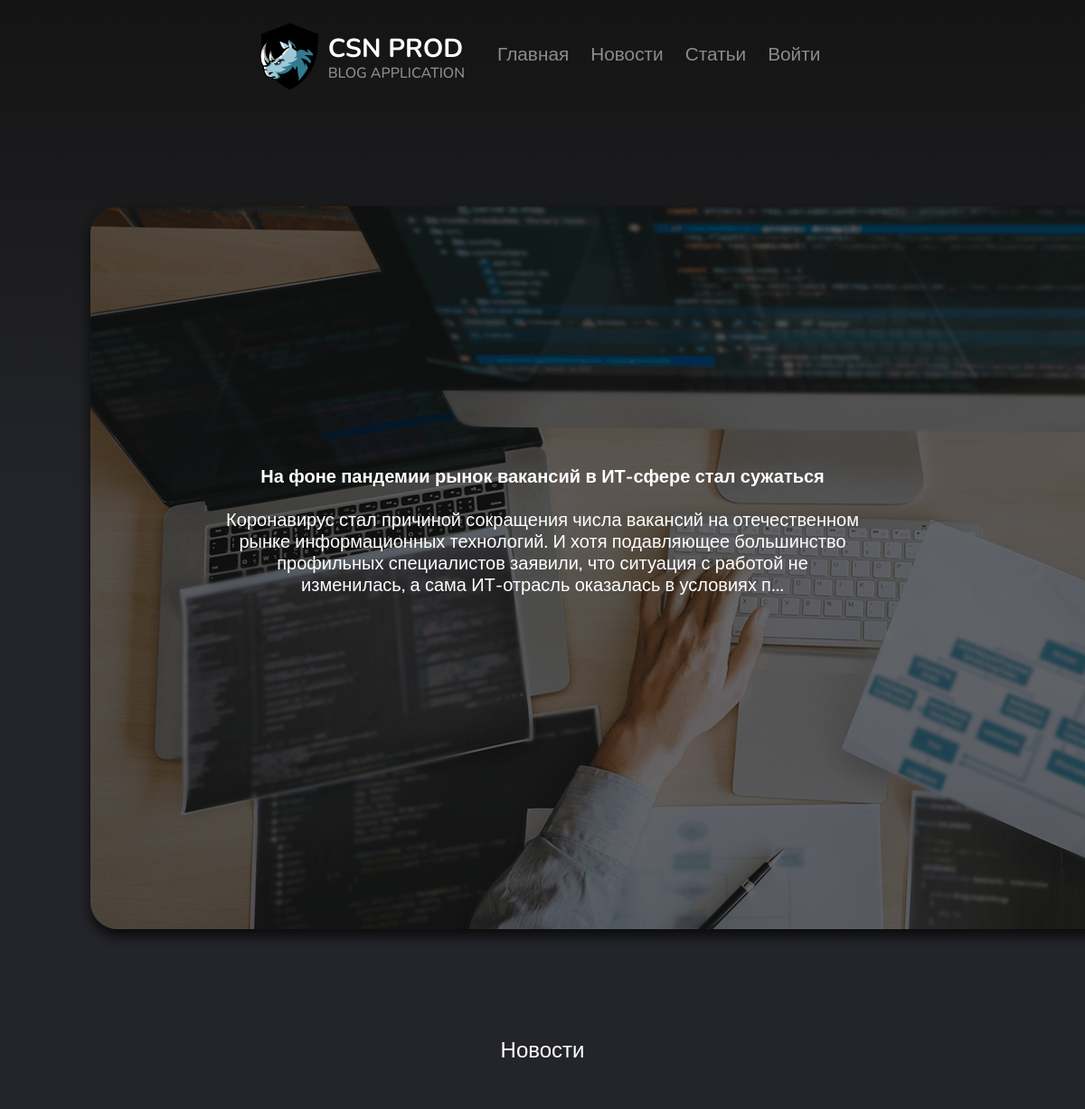
The app's page / (upper part), older data.
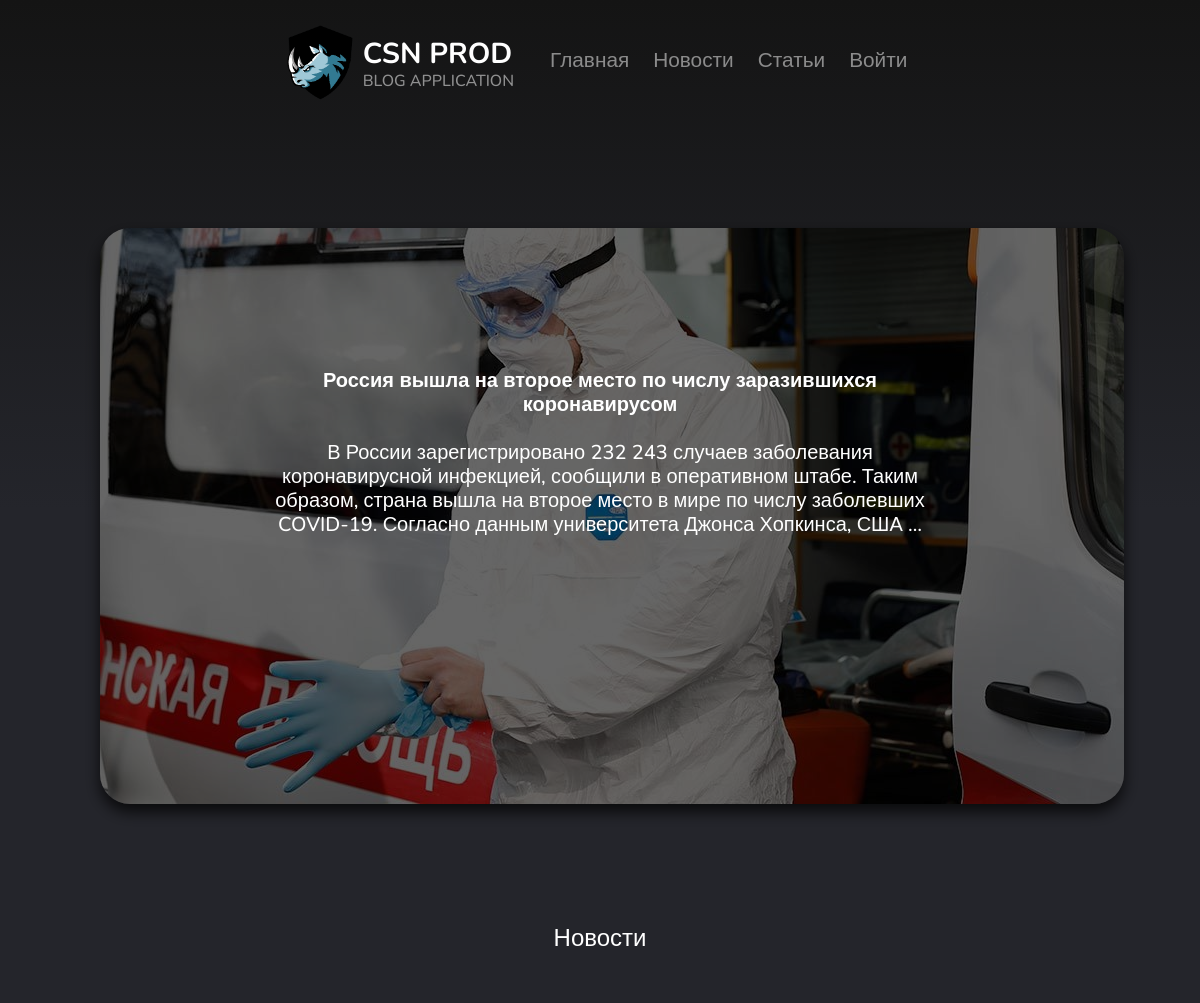
The same page, newer data.
### news/models.py (models this page shows, shortened)
class News(models.Model):
    title = models.CharField(max_length=128)
    text = models.TextField()
    image = models.ImageField(upload_to='media/news')
    category = models.ForeignKey(CategoryNews, blank=True, null=True, on_delete=models.CASCADE)
    author = models.ForeignKey(User, default=1, on_delete=models.CASCADE)
    publication_date = models.DateTimeField(auto_now_add=True)
    on_main = models.BooleanField(default=False)
    img_to_slider = models.BooleanField(default=False)
    is_active = models.BooleanField(default=True)
    class Meta:
        verbose_name = 'Новости'
        verbose_name_plural = 'Новости'

### home/views.py (the view)
# urls.py: path('', views.MainNews.as_view(), name='home-home'),
class MainNews(ListView):
    model = News
    template_name = 'home/home.html'
    def get_context_data(self, **kwargs):
        ctx = super(MainNews, self).get_context_data(**kwargs)
        ctx['news'] = News.objects.filter(on_main=True)
        ctx['st'] = Articles.objects.filter(on_main=True)
        ctx['main_news'] = News.objects.order_by('-id')[0:1]
        ctx['title'] = 'Главная'
        return ctx

### templates/home/home.html (shortened to what this page needs)
{% extends 'main.html' %}
{% block main %}
  <div class="container wow fadeIn" data-wow-delay="1s">
    <div class="main-news">
      {% for item in main_news %}
        <img src="{{ item.image.url }}" alt="" id="main-image">
        <a data-wow-delay="0.7s" href="{% url 'news-detail' item.id %}"><h5><strong>{{ item.title }}</strong><br><br>
          {{ item.text|striptags|truncatechars:245 }}</h5></a>
        </div>
      {% endfor %}
  </div>
  <div class="container" id="post">
    <h4 class="wow fadeIn" data-wow-delay="0.7s">Новости</h4>
    <div class="row" id="post_list">
      {% for post in news %}
        <div class="col-4 wow fadeInUp" data-wow-delay="0.1s" id="post">
          <div class="image">
          </div>
        </div>
      {% endfor %}
    </div>
  </div>
{% endblock %}

Row changes from the older to the newer data that the page shows:
no longer on this page (row edited): News: image (picture), title "На фоне пандемии рынок вакансий в ИТ-сфере стал сужаться", text "Коронавирус стал причиной сокращения числа вакансий на отечественном рынке информационных технологий. И хотя подавляющее большинство профильных специалистов заявили, что ситуация с работой не изменилась, а сама ИТ-отрасль оказалась в условиях п…", shown under "BLOG APPLICATION"
added News: image (picture), title "Россия вышла на второе место по числу заразившихся коронавирусом", text "В России зарегистрировано 232 243 случаев заболевания коронавирусной инфекцией, сообщили в оперативном штабе. Таким образом, страна вышла на второе место в мире по числу заболевших COVID-19. Согласно данным университета Джонса Хопкинса, США …", shown under "BLOG APPLICATION"
